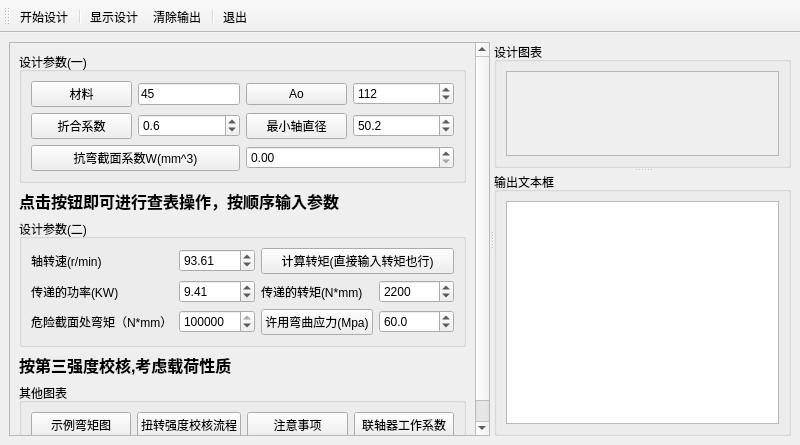
<?xml version="1.0" encoding="UTF-8"?>
<ui version="4.0">
 <class>AxleDesignUI</class>
 <widget class="QMainWindow" name="AxleDesignUI">
  <property name="geometry">
   <rect>
    <x>0</x>
    <y>0</y>
    <width>800</width>
    <height>445</height>
   </rect>
  </property>
  <property name="windowTitle">
   <string>轴UI设计</string>
  </property>
  <widget class="QWidget" name="centralwidget">
   <layout class="QVBoxLayout" name="verticalLayout_5">
    <item>
     <widget class="QSplitter" name="splitter_2">
      <property name="orientation">
       <enum>Qt::Orientation::Horizontal</enum>
      </property>
      <widget class="QScrollArea" name="scrollArea">
       <property name="widgetResizable">
        <bool>true</bool>
       </property>
       <widget class="QWidget" name="scrollAreaWidgetContents">
        <property name="geometry">
         <rect>
          <x>0</x>
          <y>0</y>
          <width>364</width>
          <height>389</height>
         </rect>
        </property>
        <layout class="QVBoxLayout" name="verticalLayout_4">
         <item>
          <widget class="QGroupBox" name="groupBox_3">
           <property name="title">
            <string>设计参数(一)</string>
           </property>
           <layout class="QGridLayout" name="gridLayout_2" columnstretch="1,1,1,1">
            <item row="2" column="3">
             <widget class="QDoubleSpinBox" name="spin_d">
              <property name="decimals">
               <number>1</number>
              </property>
              <property name="maximum">
               <double>500.000000000000000</double>
              </property>
              <property name="value">
               <double>50.200000000000003</double>
              </property>
             </widget>
            </item>
            <item row="2" column="0">
             <widget class="QPushButton" name="btn_a">
              <property name="text">
               <string>折合系数</string>
              </property>
             </widget>
            </item>
            <item row="1" column="0">
             <widget class="QPushButton" name="btnMat">
              <property name="text">
               <string>材料</string>
              </property>
             </widget>
            </item>
            <item row="1" column="1">
             <widget class="QLineEdit" name="editMat">
              <property name="text">
               <string>45</string>
              </property>
             </widget>
            </item>
            <item row="2" column="1">
             <widget class="QDoubleSpinBox" name="spin_a">
              <property name="decimals">
               <number>1</number>
              </property>
              <property name="value">
               <double>0.600000000000000</double>
              </property>
             </widget>
            </item>
            <item row="3" column="2" colspan="2">
             <widget class="QDoubleSpinBox" name="spinW">
              <property name="maximum">
               <double>12000000.000000000000000</double>
              </property>
             </widget>
            </item>
            <item row="3" column="0" colspan="2">
             <widget class="QPushButton" name="btnW">
              <property name="text">
               <string>抗弯截面系数W(mm^3)</string>
              </property>
             </widget>
            </item>
            <item row="1" column="3">
             <widget class="QDoubleSpinBox" name="spinAo">
              <property name="decimals">
               <number>0</number>
              </property>
              <property name="maximum">
               <double>500.000000000000000</double>
              </property>
              <property name="value">
               <double>112.000000000000000</double>
              </property>
             </widget>
            </item>
            <item row="1" column="2">
             <widget class="QPushButton" name="btnAo">
              <property name="text">
               <string>Ao</string>
              </property>
             </widget>
            </item>
            <item row="2" column="2">
             <widget class="QPushButton" name="btn_d">
              <property name="text">
               <string>最小轴直径</string>
              </property>
             </widget>
            </item>
           </layout>
          </widget>
         </item>
         <item>
          <widget class="QLabel" name="label_4">
           <property name="font">
            <font>
             <pointsize>12</pointsize>
             <bold>true</bold>
            </font>
           </property>
           <property name="text">
            <string>点击按钮即可进行查表操作，按顺序输入参数</string>
           </property>
          </widget>
         </item>
         <item>
          <widget class="QGroupBox" name="groupBox_4">
           <property name="title">
            <string>设计参数(二)</string>
           </property>
           <layout class="QGridLayout" name="gridLayout" columnstretch="1,1,1,1">
            <item row="0" column="1">
             <widget class="QDoubleSpinBox" name="spin_n">
              <property name="maximum">
               <double>5000.000000000000000</double>
              </property>
              <property name="value">
               <double>93.609999999999999</double>
              </property>
             </widget>
            </item>
            <item row="2" column="3">
             <widget class="QDoubleSpinBox" name="spinOF">
              <property name="decimals">
               <number>1</number>
              </property>
              <property name="maximum">
               <double>150.000000000000000</double>
              </property>
              <property name="value">
               <double>60.000000000000000</double>
              </property>
             </widget>
            </item>
            <item row="0" column="0">
             <widget class="QLabel" name="label">
              <property name="text">
               <string>轴转速(r/min)</string>
              </property>
             </widget>
            </item>
            <item row="1" column="2">
             <widget class="QLabel" name="label_3">
              <property name="text">
               <string>传递的转矩(N*mm)</string>
              </property>
             </widget>
            </item>
            <item row="2" column="1">
             <widget class="QDoubleSpinBox" name="spinM">
              <property name="decimals">
               <number>0</number>
              </property>
              <property name="maximum">
               <double>5000000.000000000000000</double>
              </property>
              <property name="value">
               <double>270938.000000000000000</double>
              </property>
             </widget>
            </item>
            <item row="0" column="2" colspan="2">
             <widget class="QPushButton" name="btnCalcT">
              <property name="text">
               <string>计算转矩(直接输入转矩也行)</string>
              </property>
             </widget>
            </item>
            <item row="2" column="0">
             <widget class="QLabel" name="label_6">
              <property name="text">
               <string>危险截面处弯矩（N*mm）</string>
              </property>
             </widget>
            </item>
            <item row="1" column="3">
             <widget class="QDoubleSpinBox" name="spin_T">
              <property name="decimals">
               <number>0</number>
              </property>
              <property name="maximum">
               <double>50000000.000000000000000</double>
              </property>
              <property name="value">
               <double>2200.000000000000000</double>
              </property>
             </widget>
            </item>
            <item row="2" column="2">
             <widget class="QPushButton" name="btnOF">
              <property name="text">
               <string>许用弯曲应力(Mpa)</string>
              </property>
             </widget>
            </item>
            <item row="1" column="0">
             <widget class="QLabel" name="label_2">
              <property name="text">
               <string>传递的功率(KW)</string>
              </property>
             </widget>
            </item>
            <item row="1" column="1">
             <widget class="QDoubleSpinBox" name="spin_P">
              <property name="value">
               <double>9.410000000000000</double>
              </property>
             </widget>
            </item>
           </layout>
          </widget>
         </item>
         <item>
          <widget class="QLabel" name="label_5">
           <property name="font">
            <font>
             <pointsize>12</pointsize>
             <bold>true</bold>
            </font>
           </property>
           <property name="text">
            <string>按第三强度校核,考虑载荷性质</string>
           </property>
          </widget>
         </item>
         <item>
          <widget class="QGroupBox" name="groupBox_5">
           <property name="title">
            <string>其他图表</string>
           </property>
           <layout class="QHBoxLayout" name="horizontalLayout">
            <item>
             <widget class="QPushButton" name="btnChart">
              <property name="text">
               <string>示例弯矩图</string>
              </property>
             </widget>
            </item>
            <item>
             <widget class="QPushButton" name="btnTestT">
              <property name="text">
               <string>扭转强度校核流程</string>
              </property>
             </widget>
            </item>
            <item>
             <widget class="QPushButton" name="btnNote">
              <property name="text">
               <string>注意事项</string>
              </property>
             </widget>
            </item>
            <item>
             <widget class="QPushButton" name="btnKA">
              <property name="text">
               <string>联轴器工作系数</string>
              </property>
             </widget>
            </item>
           </layout>
          </widget>
         </item>
        </layout>
       </widget>
      </widget>
      <widget class="QSplitter" name="splitter">
       <property name="orientation">
        <enum>Qt::Orientation::Vertical</enum>
       </property>
       <widget class="QGroupBox" name="groupBox">
        <property name="title">
         <string>设计图表</string>
        </property>
        <layout class="QVBoxLayout" name="verticalLayout">
         <item>
          <widget class="QScrollArea" name="scrollArea_2">
           <property name="widgetResizable">
            <bool>true</bool>
           </property>
           <widget class="QWidget" name="scrollAreaWidgetContents_2">
            <property name="geometry">
             <rect>
              <x>0</x>
              <y>0</y>
              <width>977</width>
              <height>250</height>
             </rect>
            </property>
            <layout class="QVBoxLayout" name="verticalLayout_3">
             <item>
              <widget class="QLabel" name="labPic">
               <property name="text">
                <string/>
               </property>
               <property name="pixmap">
                <pixmap resource="res.qrc">:/images/images/Axle_t.png</pixmap>
               </property>
              </widget>
             </item>
            </layout>
           </widget>
          </widget>
         </item>
        </layout>
       </widget>
       <widget class="QGroupBox" name="groupBox_2">
        <property name="title">
         <string>输出文本框</string>
        </property>
        <layout class="QVBoxLayout" name="verticalLayout_2">
         <item>
          <widget class="QPlainTextEdit" name="textEdit"/>
         </item>
        </layout>
       </widget>
      </widget>
     </widget>
    </item>
   </layout>
  </widget>
  <widget class="QToolBar" name="toolBar">
   <property name="windowTitle">
    <string>toolBar</string>
   </property>
   <property name="toolButtonStyle">
    <enum>Qt::ToolButtonStyle::ToolButtonTextUnderIcon</enum>
   </property>
   <attribute name="toolBarArea">
    <enum>TopToolBarArea</enum>
   </attribute>
   <attribute name="toolBarBreak">
    <bool>false</bool>
   </attribute>
   <addaction name="actStart"/>
   <addaction name="separator"/>
   <addaction name="actShow"/>
   <addaction name="actClear"/>
   <addaction name="separator"/>
   <addaction name="actExit"/>
  </widget>
  <action name="actStart">
   <property name="icon">
    <iconset resource="res.qrc">
     <normaloff>:/images/images/wizard24.png</normaloff>:/images/images/wizard24.png</iconset>
   </property>
   <property name="text">
    <string>开始设计</string>
   </property>
   <property name="toolTip">
    <string>开始轴的设计</string>
   </property>
   <property name="menuRole">
    <enum>QAction::MenuRole::NoRole</enum>
   </property>
  </action>
  <action name="actShow">
   <property name="icon">
    <iconset resource="res.qrc">
     <normaloff>:/images/images/704.bmp</normaloff>:/images/images/704.bmp</iconset>
   </property>
   <property name="text">
    <string>显示设计</string>
   </property>
   <property name="toolTip">
    <string>显示设计</string>
   </property>
   <property name="menuRole">
    <enum>QAction::MenuRole::NoRole</enum>
   </property>
  </action>
  <action name="actClear">
   <property name="icon">
    <iconset resource="res.qrc">
     <normaloff>:/images/images/103.bmp</normaloff>:/images/images/103.bmp</iconset>
   </property>
   <property name="text">
    <string>清除输出</string>
   </property>
   <property name="toolTip">
    <string>清除输出</string>
   </property>
   <property name="menuRole">
    <enum>QAction::MenuRole::NoRole</enum>
   </property>
  </action>
  <action name="actExit">
   <property name="icon">
    <iconset resource="res.qrc">
     <normaloff>:/images/images/exit.bmp</normaloff>:/images/images/exit.bmp</iconset>
   </property>
   <property name="text">
    <string>退出</string>
   </property>
   <property name="toolTip">
    <string>退出程序</string>
   </property>
   <property name="menuRole">
    <enum>QAction::MenuRole::NoRole</enum>
   </property>
  </action>
 </widget>
 <resources>
  <include location="res.qrc"/>
 </resources>
 <connections>
  <connection>
   <sender>actExit</sender>
   <signal>triggered()</signal>
   <receiver>AxleDesignUI</receiver>
   <slot>close()</slot>
   <hints>
    <hint type="sourcelabel">
     <x>-1</x>
     <y>-1</y>
    </hint>
    <hint type="destinationlabel">
     <x>399</x>
     <y>222</y>
    </hint>
   </hints>
  </connection>
  <connection>
   <sender>actClear</sender>
   <signal>triggered()</signal>
   <receiver>textEdit</receiver>
   <slot>clear()</slot>
   <hints>
    <hint type="sourcelabel">
     <x>-1</x>
     <y>-1</y>
    </hint>
    <hint type="destinationlabel">
     <x>584</x>
     <y>361</y>
    </hint>
   </hints>
  </connection>
 </connections>
</ui>
